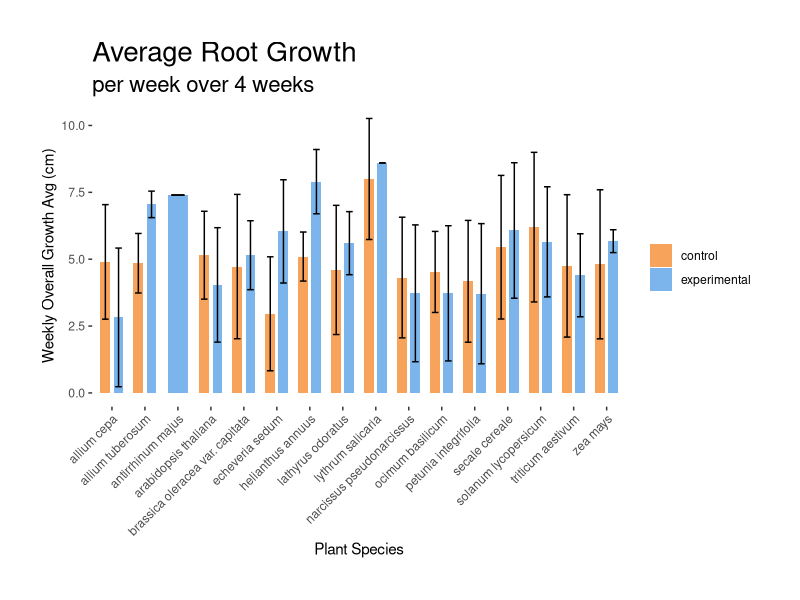
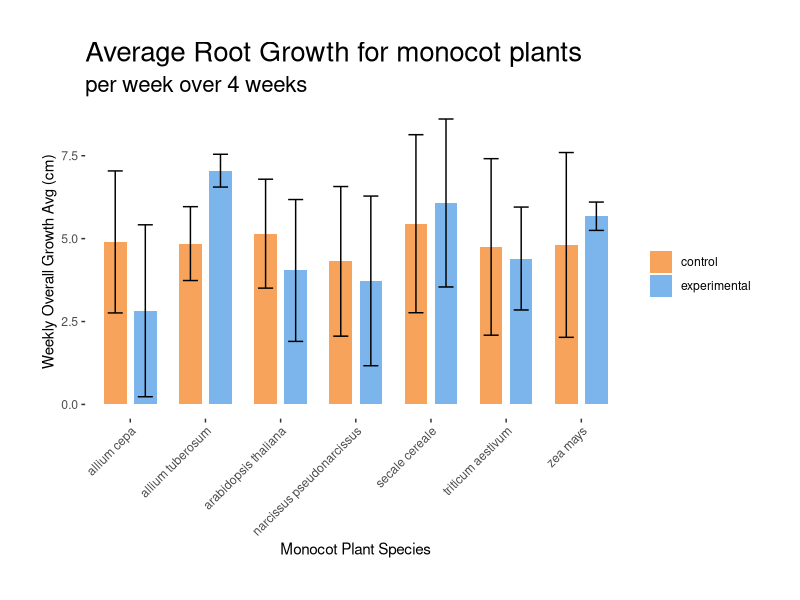
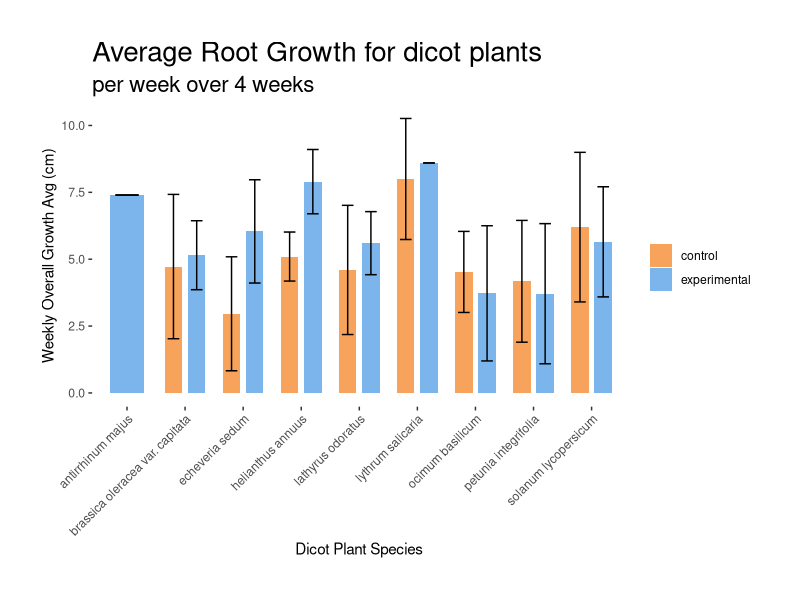
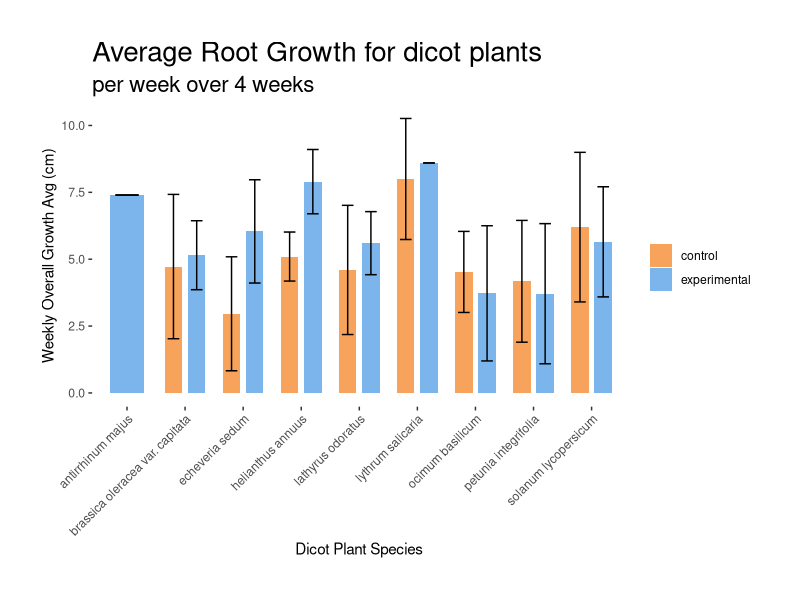
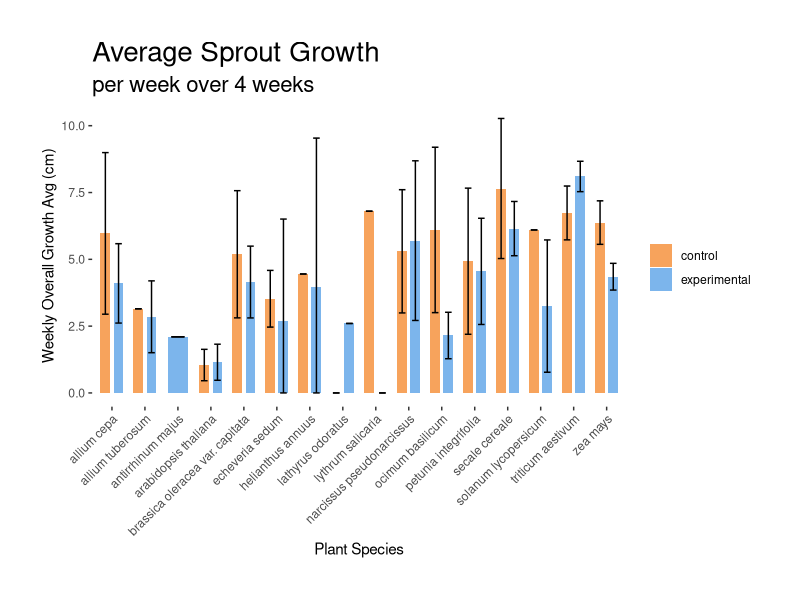
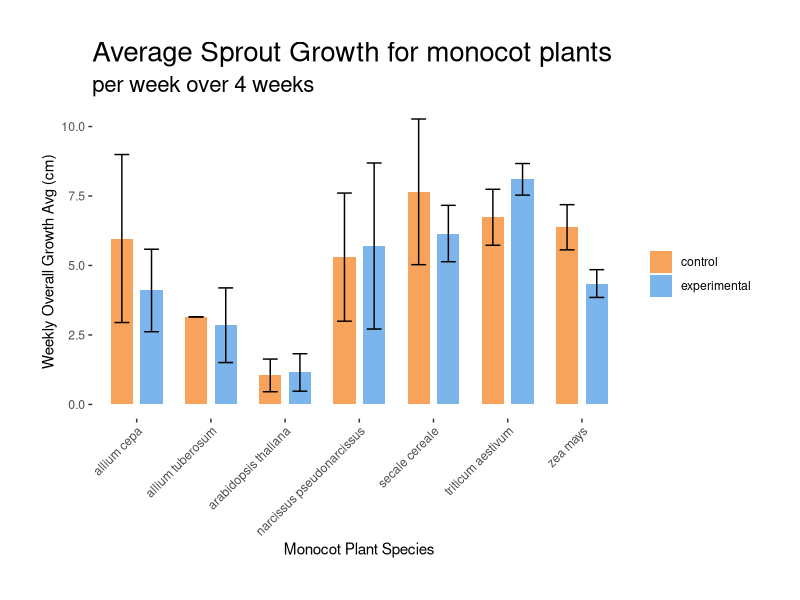
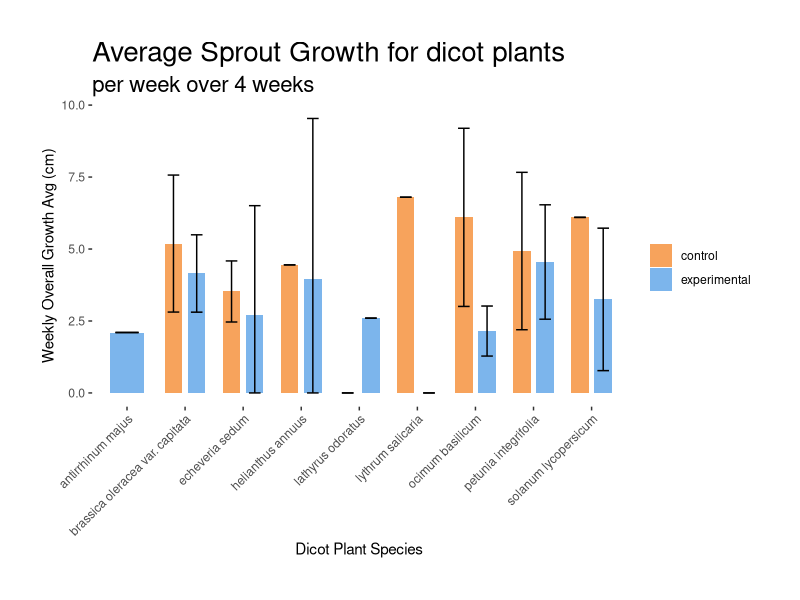
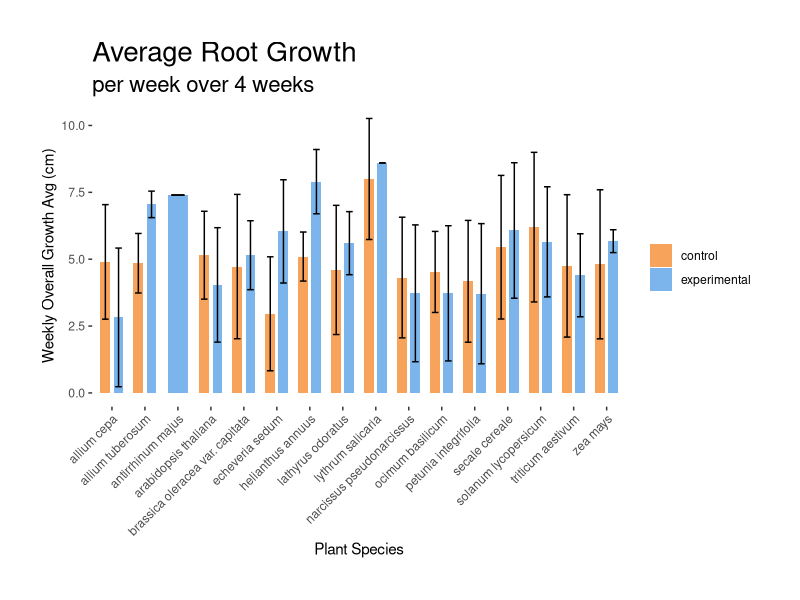

Write the R code that produced these figures, in order. (Note: this script raises an error after producing the figures.)
## ---- chunk 1
knitr::opts_chunk$set(echo = TRUE)
knitr::opts_chunk$set(fig.width=8)
knitr::opts_chunk$set(warning=FALSE)
## ---- chunk 2
#install.packages("dplyr")
#install.packages("tidyr")

#install.packages("ggplot2")

## ---- chunk 3
# for data manipulation:
library(dplyr)
library(tidyr)

# for visualization
library(ggplot2)
## ---- chunk 4
bioData <- read.csv("rawData.csv")
## ---- chunk 5
bioData[is.na(bioData)] <- 0
## ---- chunk 6
bioData$Plant.Type <- tolower(bioData$Plant.Type)
bioData$Control.Experimental <- tolower(bioData$Control.Experimental)
bioData$Common.Name <- tolower(bioData$Common.Name)
bioData$Scientific.Name <- tolower(bioData$Scientific.Name)
## ---- chunk 7
bioData$Group <- factor(bioData$Group)
bioData$Plant.Type <- factor(bioData$Plant.Type)
bioData$Control.Experimental <- factor(bioData$Control.Experimental)
## ---- chunk 8
bioData <- bioData %>%
  rename(Common_Name = Common.Name,
         Scientific_Name = Scientific.Name,
         Plant_Type = Plant.Type,
         Controler_Experimental = Control.Experimental,
         Root_Count = number.of.roots.over.all,
         Sprout_Count = number.of.sprouts.over.all,
         Sprout_Week_1_Change_cm = Change.in.week.1..sprout.,
         Sprout_Week_2_Change_cm = change.in.week.2..sprout.,
         Sprout_Week_3_Change_cm = change.in.week.3..sprout.,
         Sprout_Week_4_Change_cm = change.in.week.4..sprout.,
         Seed_Amount = seed.amount,
         Seed_Amount_Variation = seed.amount.variation..,
         Root_Week_1_Change_cm = Change.in.week.1..root.,
         Root_Week_2_Change_cm = change.in.week.2..root.,
         Root_Week_3_Change_cm = change.in.week.3..root.,
         Root_Week_4_Change_cm = change.in.week.4..root.,
         Root_Lengths_cm = Indavidual.lengrths..roots.,
         Sprout_Lengths_cm = Indavidual.langth..sprouts.
         )
## ---- chunk 9
bioData <- bioData %>% filter(Root_Lengths_cm != "" | Sprout_Lengths_cm != "")
## ---- chunk 10
# remove leading and trailing commas
remove_commas <- function(x) {
  gsub("^,|,$", "", x)
}
## ---- chunk 11
bioData <- bioData %>%
  group_by(Scientific_Name, Controler_Experimental) %>%
  summarize(
    Common_Name = first(Common_Name),
    Root_Lengths_cm = remove_commas(paste(Root_Lengths_cm, collapse = ", ")),
    Plant_Type = first(Plant_Type),
    Root_Count = sum(Root_Count),
    Sprout_Count = sum(Sprout_Count),
    Sprout_Week_1_Change_cm = mean(Sprout_Week_1_Change_cm),
    Sprout_Week_2_Change_cm = mean(Sprout_Week_2_Change_cm),
    Sprout_Week_3_Change_cm = mean(Sprout_Week_3_Change_cm),
    Sprout_Week_4_Change_cm = mean(Sprout_Week_4_Change_cm),
    Seed_Amount = sum(Seed_Amount),
    Seed_Amount_Variation = first(Seed_Amount_Variation),
    Root_Week_1_Change_cm = mean(Root_Week_1_Change_cm),
    Root_Week_2_Change_cm = mean(Root_Week_2_Change_cm),
    Root_Week_3_Change_cm = mean(Root_Week_3_Change_cm),
    Root_Week_4_Change_cm = mean(Root_Week_4_Change_cm),
    Sprout_Lengths_cm = remove_commas(paste(Sprout_Lengths_cm, collapse = ", "))
  ) %>%
  ungroup()
## ---- chunk 12
bioData <- bioData %>% mutate(id = row_number())
bioData <- bioData %>% select(id, everything())
## ---- chunk 13
rootLengthsData <- bioData %>% separate_rows(Root_Lengths_cm, sep = ",") %>% select(id, Root_Length_cm = Root_Lengths_cm)
## ---- chunk 14
rootLengthsData <- rootLengthsData %>% mutate(Root_Length_cm = as.numeric(Root_Length_cm))
## ---- chunk 15
sproutLengthsData <- bioData %>%
  separate_rows(Sprout_Lengths_cm, sep = ",") %>%
  select(id, Sprout_Length_cm = Sprout_Lengths_cm) %>%
  mutate(Sprout_Length_cm = as.numeric(Sprout_Length_cm))

sproutLengthsData[is.na(sproutLengthsData)] <- 0
## ---- chunk 16
bioData <- bioData %>% select(-Root_Lengths_cm, -Sprout_Lengths_cm)
## ---- chunk 17
calculate_summary <- function(main_data, summary_data, id_col, summary_col, summary_name, summary_method){
  summary_values <- summary_data %>%
    group_by({{id_col}}) %>%
    summarize(
      {{summary_name}} := summary_method({{summary_col}})
    )
  
  result <- left_join(main_data, summary_values, by = join_by({{id_col}}))
  return(result)
}
## ---- chunk 18
bioData <- calculate_summary(bioData, rootLengthsData, id, Root_Length_cm, avg_root_length_cm, mean) # average root length
bioData <- calculate_summary(bioData, sproutLengthsData, id, Sprout_Length_cm, avg_sprout_length_cm, mean) # average sprout length
bioData <- calculate_summary(bioData, rootLengthsData, id, Root_Length_cm, median_root_length_cm, median) # Median sprout length
bioData <- calculate_summary(bioData, sproutLengthsData, id, Sprout_Length_cm, median_sprout_length_cm, median) # Median sprout length
bioData <- calculate_summary(bioData, rootLengthsData, id, Root_Length_cm, root_length_sd, sd) # root length standard deviation
bioData <- calculate_summary(bioData, sproutLengthsData, id, Sprout_Length_cm, sprout_length_sd, sd) # sprout length standard deviation

# set all na values to 0
bioData[is.na(bioData)] <- 0
## ---- chunk 19
bioData <- cbind(bioData, 
                 avg_root_growth_per_week_cm =
                   rowSums(bioData %>% 
                             select(Root_Week_1_Change_cm, Root_Week_2_Change_cm, Root_Week_3_Change_cm, Root_Week_4_Change_cm)))
## ---- chunk 20
bioData <- cbind(bioData, 
                 avg_sprout_growth_per_week_cm =
                   rowSums(bioData %>% 
                             select(Sprout_Week_1_Change_cm, Sprout_Week_2_Change_cm, Sprout_Week_3_Change_cm, Sprout_Week_4_Change_cm)))
## ---- chunk 21
create_bar_plot <- function(data, x_val, y_val, fill_val, sd = NULL, titleName, subtitleName = NULL, x_title, y_title, legend = TRUE, ...){
  colors <- c("experimental" = "#7cb5ec", "control" = "#f7a35c")
  
  chart <- ggplot(data, aes(x = {{x_val}}, y = {{y_val}}, fill = {{fill_val}})) +
          geom_bar(stat = "identity", position = position_dodge(width = 0.8), width = 0.6) +
            scale_fill_manual(values = colors, name = "") +
            labs(title = titleName, subtitle = subtitleName, x = x_title, y = y_title) +
            theme(axis.text.x = element_text(angle = 45, hjust = 1),
                  plot.title = element_text(size = 20),
                  plot.margin = margin(30, 30, 30, 30, "pt"),
                  plot.background = element_rect(fill = "white"),      # Set plot background color
                  panel.background = element_rect(fill = "white"))  # Rotate x-axis labels for better readability
  
  if(!missing(sd)){
    chart <- chart + geom_errorbar(aes(ymin = pmax({{y_val}} - {{sd}}, 0), ymax = {{y_val}} + {{sd}}), width = 0.4, position = position_dodge(width = 0.8))
  }
  
  if(!missing(subtitleName)){
    chart <- chart + theme(plot.subtitle = element_text(size = 16))
  }
  
  if(legend == FALSE){
    chart <- chart + guides(fill = FALSE)
  }
  
  fileName <- paste("charts/",titleName,".png")
  suppressMessages(ggsave(fileName, chart))
  return(chart)
}


## ---- chunk 22
create_bar_plot(data = bioData,
                x_val = Scientific_Name,
                y_val = avg_root_growth_per_week_cm,
                fill_val = Controler_Experimental,
                sd = root_length_sd,
                titleName = "Average Root Growth",
                subtitleName = "per week over 4 weeks",
                x_title = "Plant Species",
                y_title = "Weekly Overall Growth Avg (cm)")

## ---- chunk 23
create_bar_plot(data = subset(bioData, Plant_Type == "monocot"),
                x_val = Scientific_Name,
                y_val = avg_root_growth_per_week_cm,
                fill_val = Controler_Experimental,
                sd = root_length_sd,
                titleName = "Average Root Growth for monocot plants",
                subtitleName = "per week over 4 weeks",
                x_title = "Monocot Plant Species",
                y_title = "Weekly Overall Growth Avg (cm)")
## ---- chunk 24
create_bar_plot(data = subset(bioData, Plant_Type == "dicot"),
                x_val = Scientific_Name,
                y_val = avg_root_growth_per_week_cm,
                fill_val = Controler_Experimental,
                sd = root_length_sd,
                titleName = "Average Root Growth for dicot plants",
                subtitleName = "per week over 4 weeks",
                x_title = "Dicot Plant Species",
                y_title = "Weekly Overall Growth Avg (cm)")
## ---- chunk 25
unique_plant_names <- unique(bioData$Scientific_Name)
# Iterate through each unique plant name
for(plant_name in unique_plant_names){
  # Generate a chart for the current plant
  create_bar_plot(data = filter(bioData, Scientific_Name == plant_name),
                  x_val = Scientific_Name,
                  y_val = avg_root_growth_per_week_cm,
                  fill_val = Controler_Experimental,
                  sd = root_length_sd,
                  titleName = paste("Average Root Growth for",plant_name),
                  subtitleName = "per week over 4 weeks",
                  x_title = "Plant Species",
                  y_title = "Weekly Overall Growth Avg (cm)")
}

## ---- chunk 26
create_bar_plot(data = subset(bioData, Plant_Type == "dicot"),
                x_val = Scientific_Name,
                y_val = avg_root_growth_per_week_cm,
                fill_val = Controler_Experimental,
                sd = root_length_sd,
                titleName = "Average Root Growth for dicot plants",
                subtitleName = "per week over 4 weeks",
                x_title = "Dicot Plant Species",
                y_title = "Weekly Overall Growth Avg (cm)")
## ---- chunk 27
create_bar_plot(data = bioData,
                x_val = Scientific_Name,
                y_val = avg_sprout_growth_per_week_cm,
                fill_val = Controler_Experimental,
                sd = sprout_length_sd,
                titleName = "Average Sprout Growth",
                subtitleName = "per week over 4 weeks",
                x_title = "Plant Species",
                y_title = "Weekly Overall Growth Avg (cm)")
## ---- chunk 28
# Iterate through each unique plant name
for(plant_name in unique_plant_names){
  # Generate a chart for the current plant
  create_bar_plot(data = filter(bioData, Scientific_Name == plant_name),
                  x_val = Scientific_Name,
                  y_val = avg_sprout_growth_per_week_cm,
                  fill_val = Controler_Experimental,
                  sd = sprout_length_sd,
                  titleName = paste("Average Sprout Growth for",plant_name),
                  subtitleName = "per week over 4 weeks",
                  x_title = "Plant Species",
                  y_title = "Weekly Overall Growth Avg (cm)")
}
## ---- chunk 29
create_bar_plot(data = subset(bioData, Plant_Type == "monocot"),
                x_val = Scientific_Name,
                y_val = avg_sprout_growth_per_week_cm,
                fill_val = Controler_Experimental,
                sd = sprout_length_sd,
                titleName = "Average Sprout Growth for monocot plants",
                subtitleName = "per week over 4 weeks",
                x_title = "Monocot Plant Species",
                y_title = "Weekly Overall Growth Avg (cm)")
## ---- chunk 30
create_bar_plot(data = subset(bioData, Plant_Type == "dicot"),
                x_val = Scientific_Name,
                y_val = avg_sprout_growth_per_week_cm,
                fill_val = Controler_Experimental,
                sd = sprout_length_sd,
                titleName = "Average Sprout Growth for dicot plants",
                subtitleName = "per week over 4 weeks",
                x_title = "Dicot Plant Species",
                y_title = "Weekly Overall Growth Avg (cm)")
## ---- chunk 31
better_growth <- bioData %>%
  group_by(Scientific_Name) %>% 
  summarise(
    better_growth_control = sum(avg_root_growth_per_week_cm[Controler_Experimental == "control"] > avg_root_growth_per_week_cm[Controler_Experimental == "experimental"]),
    better_growth_experimental = sum(avg_root_growth_per_week_cm[Controler_Experimental == "experimental"] > avg_root_growth_per_week_cm[Controler_Experimental == "control"])
  ) %>%
  summarise(
    better_growth_control = sum(better_growth_control),
    better_growth_experimental = sum(better_growth_experimental)
  ) %>%
  pivot_longer(cols = starts_with("better_growth"), names_to = "Category", values_to = "total_count") %>%
  mutate(Category = gsub("better_growth_", "",Category)) %>%
  mutate (sd = 0)

chart <- create_bar_plot(data = better_growth,
                x_val = Category,
                y_val = total_count,
                fill_val = Category,
                titleName = "Better Root Growth per Condition",
                subtitleName = "",
                x_title = "Condition",
                y_title = "Number of plants",
                legend = FALSE)
chart
